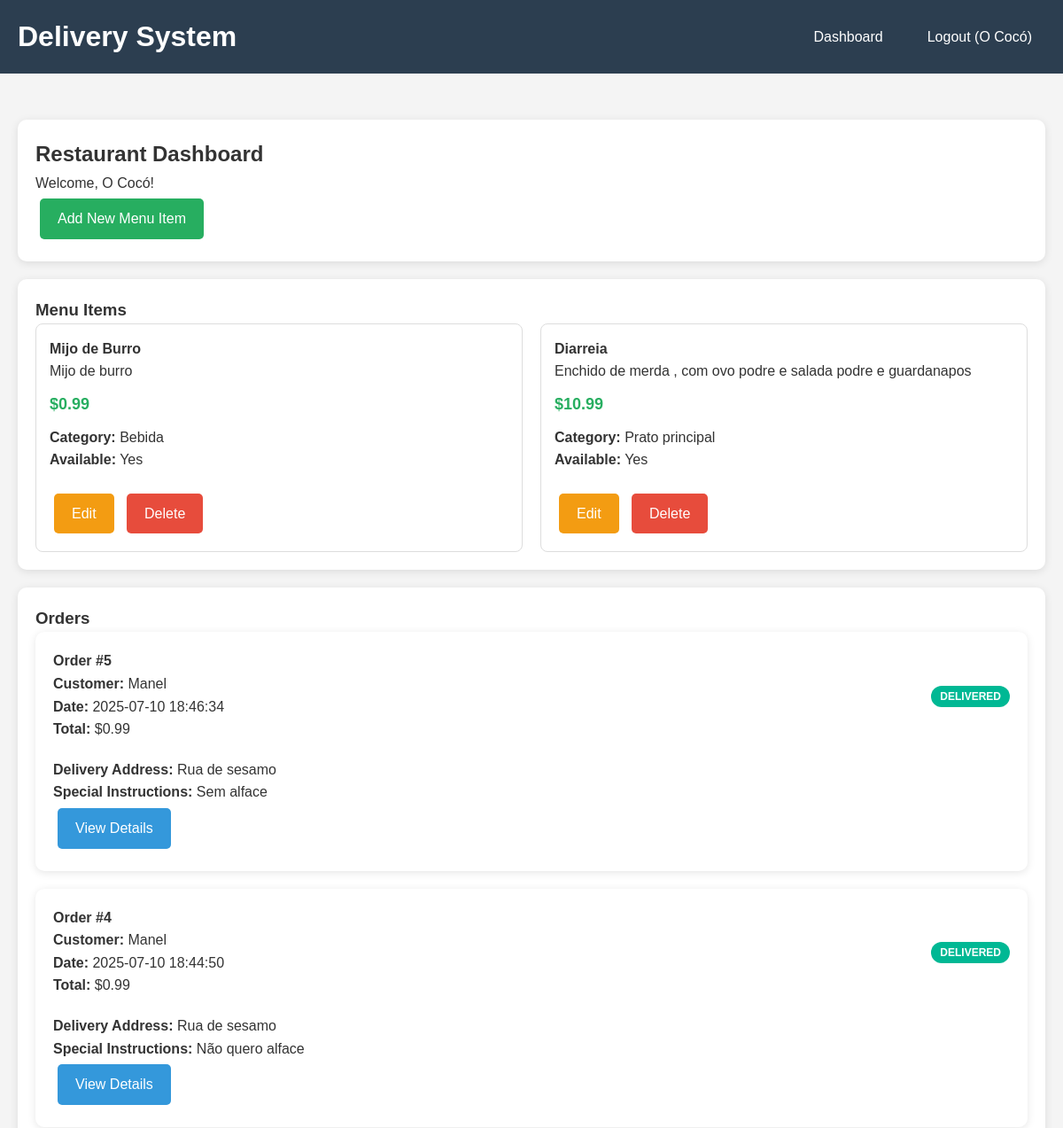
Page /restaurant_dashboard (signed in, upper part) on the earlier database version.
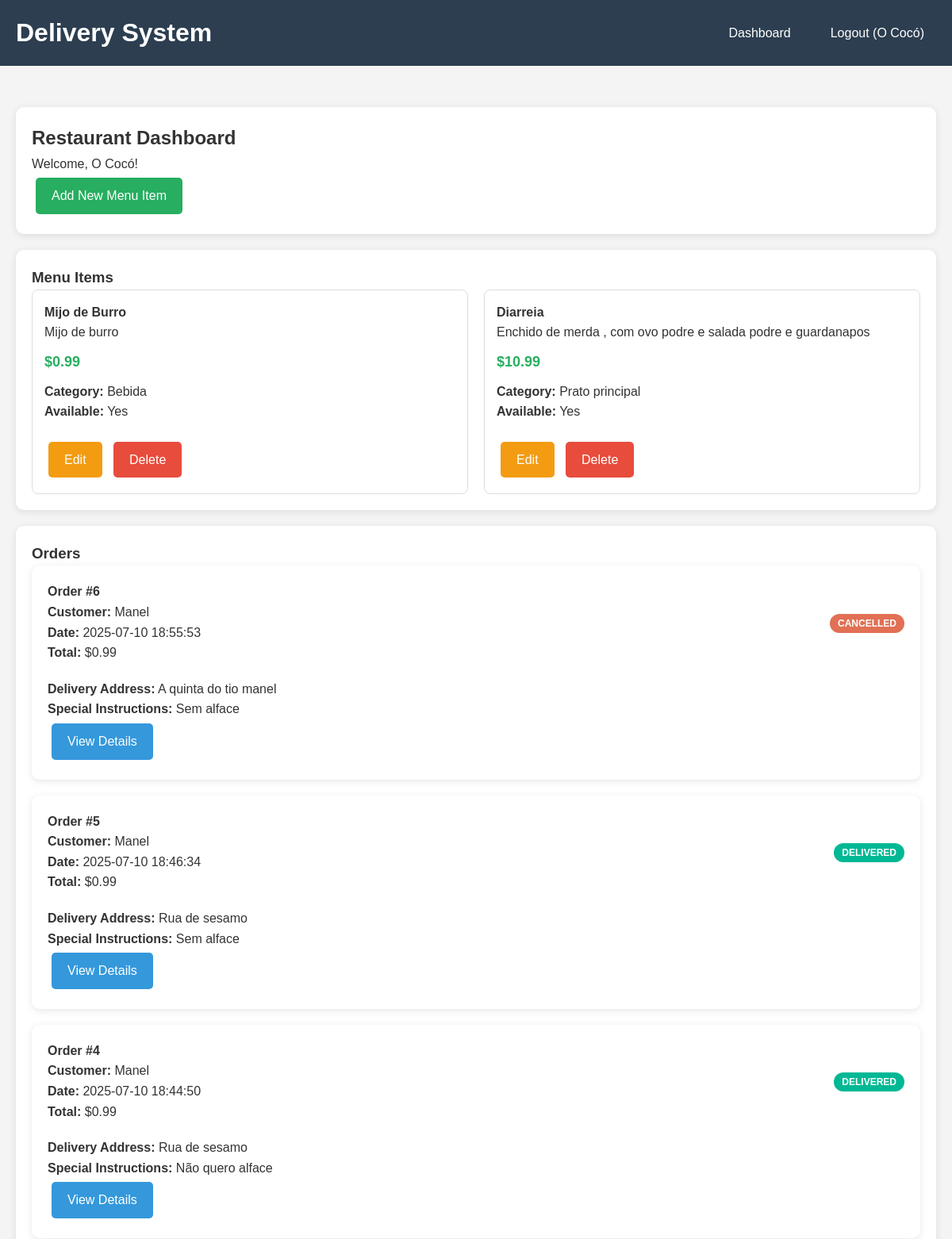
Same page on the later database version.
### tables this page shows
CREATE TABLE menu_items (
        id INTEGER PRIMARY KEY AUTOINCREMENT,
        restaurant_id INTEGER NOT NULL,
        name TEXT NOT NULL,
        description TEXT,
        price REAL NOT NULL,
        category TEXT,
        available BOOLEAN DEFAULT 1,
        created_at TIMESTAMP DEFAULT CURRENT_TIMESTAMP,
        FOREIGN KEY (restaurant_id) REFERENCES users (id)
    );

CREATE TABLE orders (
        id INTEGER PRIMARY KEY AUTOINCREMENT,
        customer_id INTEGER NOT NULL,
        restaurant_id INTEGER NOT NULL,
        total_amount REAL NOT NULL,
        status TEXT DEFAULT 'pending' CHECK (status IN ('pending', 'confirmed', 'preparing', 'out_for_delivery', 'delivered', 'cancelled')),
        delivery_address TEXT NOT NULL,
        order_date TIMESTAMP DEFAULT CURRENT_TIMESTAMP, observations TEXT,
        FOREIGN KEY (customer_id) REFERENCES users (id),
        FOREIGN KEY (restaurant_id) REFERENCES users (id)
    );

CREATE TABLE users (
        id INTEGER PRIMARY KEY AUTOINCREMENT,
        username TEXT UNIQUE NOT NULL,
        email TEXT UNIQUE NOT NULL,
        password_hash TEXT NOT NULL,
        user_type TEXT NOT NULL CHECK (user_type IN ('customer', 'restaurant')),
        phone TEXT,
        address TEXT,
        restaurant_name TEXT,
        restaurant_description TEXT,
        created_at TIMESTAMP DEFAULT CURRENT_TIMESTAMP
    );

### app.py (the view)
    def decorated_function(*args, **kwargs):
        if 'user_id' not in session:
            return redirect(url_for('login'))
        user = get_user_by_id(session['user_id'])
        if user['user_type'] != 'restaurant':
            flash('Access denied. Restaurant account required.')
            return redirect(url_for('dashboard'))
        return f(*args, **kwargs)

### app.py (called while the page is built)
def get_db_connection():
    conn = sqlite3.connect('delivery_system.db')
    conn.row_factory = sqlite3.Row
    return conn

def get_user_by_id(user_id):
    conn = get_db_connection()
    user = conn.execute('SELECT * FROM users WHERE id = ?', (user_id,)).fetchone()
    conn.close()
    return user

def restaurant_required(f):
    def decorated_function(*args, **kwargs):
        if 'user_id' not in session:
            return redirect(url_for('login'))
        user = get_user_by_id(session['user_id'])
        if user['user_type'] != 'restaurant':
            flash('Access denied. Restaurant account required.')
            return redirect(url_for('dashboard'))
        return f(*args, **kwargs)
    decorated_function.__name__ = f.__name__
    return decorated_function

### templates/restaurant_dashboard.html (shortened to what this page needs)
{% extends "base.html" %}
{% block content %}
<div class="card">
    <h2>Restaurant Dashboard</h2>
    <p>Welcome, {{ session.username }}!</p>
    <a href="{{ url_for('add_menu_item') }}" class="btn btn-success">Add New Menu Item</a>
</div>
<div class="card">
    <h3>Menu Items</h3>
    {% if menu_items %}
    <div class="grid">
        {% for item in menu_items %}
        <div class="menu-item">
            <h4>{{ item.name }}</h4>
            {% if item.description %}
            <p>{{ item.description }}</p>
            {% endif %}
            <div class="price">${{ "%.2f"|format(item.price) }}</div>
            {% if item.category %}
            <p><strong>Category:</strong> {{ item.category }}</p>
            {% endif %}
            <p><strong>Available:</strong> {{ "Yes" if item.available else "No" }}</p>
            <div class="mt-20">
                <a href="{{ url_for('edit_menu_item', item_id=item.id) }}" class="btn btn-warning">Edit</a>
                <a href="{{ url_for('delete_menu_item', item_id=item.id) }}" class="btn btn-danger"
                    onclick="return confirm('Are you sure you want to delete this item?')">Delete</a>
            </div>
        </div>
        {% endfor %}
    </div>
    {% else %}
    <p>No menu items yet. <a href="{{ url_for('add_menu_item') }}">Add your first menu item</a></p>
    {% endif %}
</div>
<div class="card">
    <h3>Orders</h3>
    {% if orders %}
    {% for order in orders %}
    <div class="card">
        <div style="display: flex; justify-content: space-between; align-items: center;">
            <div>
                <h4>Order #{{ order.id }}</h4>
                <p><strong>Customer:</strong> {{ order.customer_username }}</p>
                <p><strong>Date:</strong> {{ order.order_date }}</p>
                <p><strong>Total:</strong> ${{ "%.2f"|format(order.total_amount) }}</p>
            </div>
            <div>
                <span class="status status-{{ order.status }}">{{ order.status.replace('_', ' ') }}</span>
            </div>
        </div>
        <div class="mt-20">
            <p><strong>Delivery Address:</strong> {{ order.delivery_address }}</p>
            {% if order.observations %}
            <p><strong>Special Instructions:</strong> {{ order.observations }}</p>
            {% endif %}
            <a href="{{ url_for('order_details', order_id=order.id) }}" class="btn">View Details</a>
        </div>
    </div>
    {% endfor %}
    {% else %}
    <p>No orders yet.</p>
    {% endif %}
</div>
{% endblock %}

Differences in the rows shown:
added orders: id "6", customer_username "Manel", order_date "2025-07-10 18:55:53", total_amount "0.99", status.replace "CANCELLED", delivery_address "A quinta do tio manel", observations "Sem alface"
